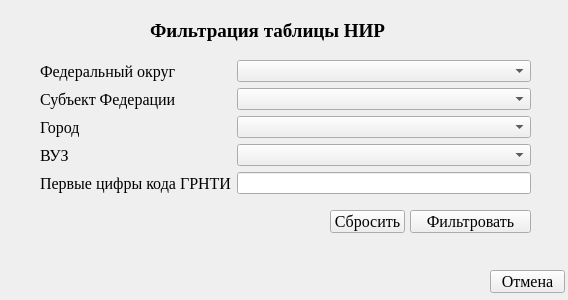
<?xml version="1.0" encoding="UTF-8"?>
<ui version="4.0">
 <class>Form</class>
 <widget class="QWidget" name="Form">
  <property name="geometry">
   <rect>
    <x>0</x>
    <y>0</y>
    <width>568</width>
    <height>300</height>
   </rect>
  </property>
  <property name="windowTitle">
   <string>Form</string>
  </property>
  <widget class="QLabel" name="label">
   <property name="geometry">
    <rect>
     <x>150</x>
     <y>20</y>
     <width>251</width>
     <height>21</height>
    </rect>
   </property>
   <property name="font">
    <font>
     <family>Times New Roman</family>
     <pointsize>14</pointsize>
     <weight>75</weight>
     <bold>true</bold>
    </font>
   </property>
   <property name="text">
    <string>Фильтрация таблицы НИР</string>
   </property>
  </widget>
  <widget class="QWidget" name="formLayoutWidget">
   <property name="geometry">
    <rect>
     <x>40</x>
     <y>60</y>
     <width>491</width>
     <height>141</height>
    </rect>
   </property>
   <layout class="QFormLayout" name="formLayout">
    <item row="0" column="0">
     <widget class="QLabel" name="label_2">
      <property name="font">
       <font>
        <family>Times New Roman</family>
        <pointsize>12</pointsize>
       </font>
      </property>
      <property name="text">
       <string>Федеральный округ</string>
      </property>
     </widget>
    </item>
    <item row="0" column="1">
     <widget class="QComboBox" name="comboBoxFOs"/>
    </item>
    <item row="1" column="0">
     <widget class="QLabel" name="label_3">
      <property name="font">
       <font>
        <family>Times New Roman</family>
        <pointsize>12</pointsize>
       </font>
      </property>
      <property name="text">
       <string>Субъект Федерации</string>
      </property>
     </widget>
    </item>
    <item row="1" column="1">
     <widget class="QComboBox" name="comboBoxRegions"/>
    </item>
    <item row="2" column="0">
     <widget class="QLabel" name="label_4">
      <property name="font">
       <font>
        <family>Times New Roman</family>
        <pointsize>12</pointsize>
       </font>
      </property>
      <property name="text">
       <string>Город</string>
      </property>
     </widget>
    </item>
    <item row="2" column="1">
     <widget class="QComboBox" name="comboBoxCities"/>
    </item>
    <item row="3" column="0">
     <widget class="QLabel" name="label_5">
      <property name="font">
       <font>
        <family>Times New Roman</family>
        <pointsize>12</pointsize>
       </font>
      </property>
      <property name="text">
       <string>ВУЗ</string>
      </property>
     </widget>
    </item>
    <item row="3" column="1">
     <widget class="QComboBox" name="comboBoxUniversities"/>
    </item>
    <item row="4" column="0">
     <widget class="QLabel" name="label_6">
      <property name="font">
       <font>
        <family>Times New Roman</family>
        <pointsize>12</pointsize>
       </font>
      </property>
      <property name="text">
       <string>Первые цифры кода ГРНТИ</string>
      </property>
     </widget>
    </item>
    <item row="4" column="1">
     <widget class="QLineEdit" name="lineEdit"/>
    </item>
   </layout>
  </widget>
  <widget class="QPushButton" name="resetButton">
   <property name="geometry">
    <rect>
     <x>330</x>
     <y>210</y>
     <width>75</width>
     <height>23</height>
    </rect>
   </property>
   <property name="font">
    <font>
     <family>Times New Roman</family>
     <pointsize>12</pointsize>
    </font>
   </property>
   <property name="text">
    <string>Сбросить</string>
   </property>
  </widget>
  <widget class="QPushButton" name="filterButton">
   <property name="geometry">
    <rect>
     <x>410</x>
     <y>210</y>
     <width>121</width>
     <height>23</height>
    </rect>
   </property>
   <property name="font">
    <font>
     <family>Times New Roman</family>
     <pointsize>12</pointsize>
    </font>
   </property>
   <property name="text">
    <string>Фильтровать</string>
   </property>
  </widget>
  <widget class="QPushButton" name="cancelButton">
   <property name="geometry">
    <rect>
     <x>490</x>
     <y>270</y>
     <width>75</width>
     <height>23</height>
    </rect>
   </property>
   <property name="font">
    <font>
     <family>Times New Roman</family>
     <pointsize>12</pointsize>
    </font>
   </property>
   <property name="text">
    <string>Отмена</string>
   </property>
  </widget>
 </widget>
 <resources/>
 <connections/>
</ui>
